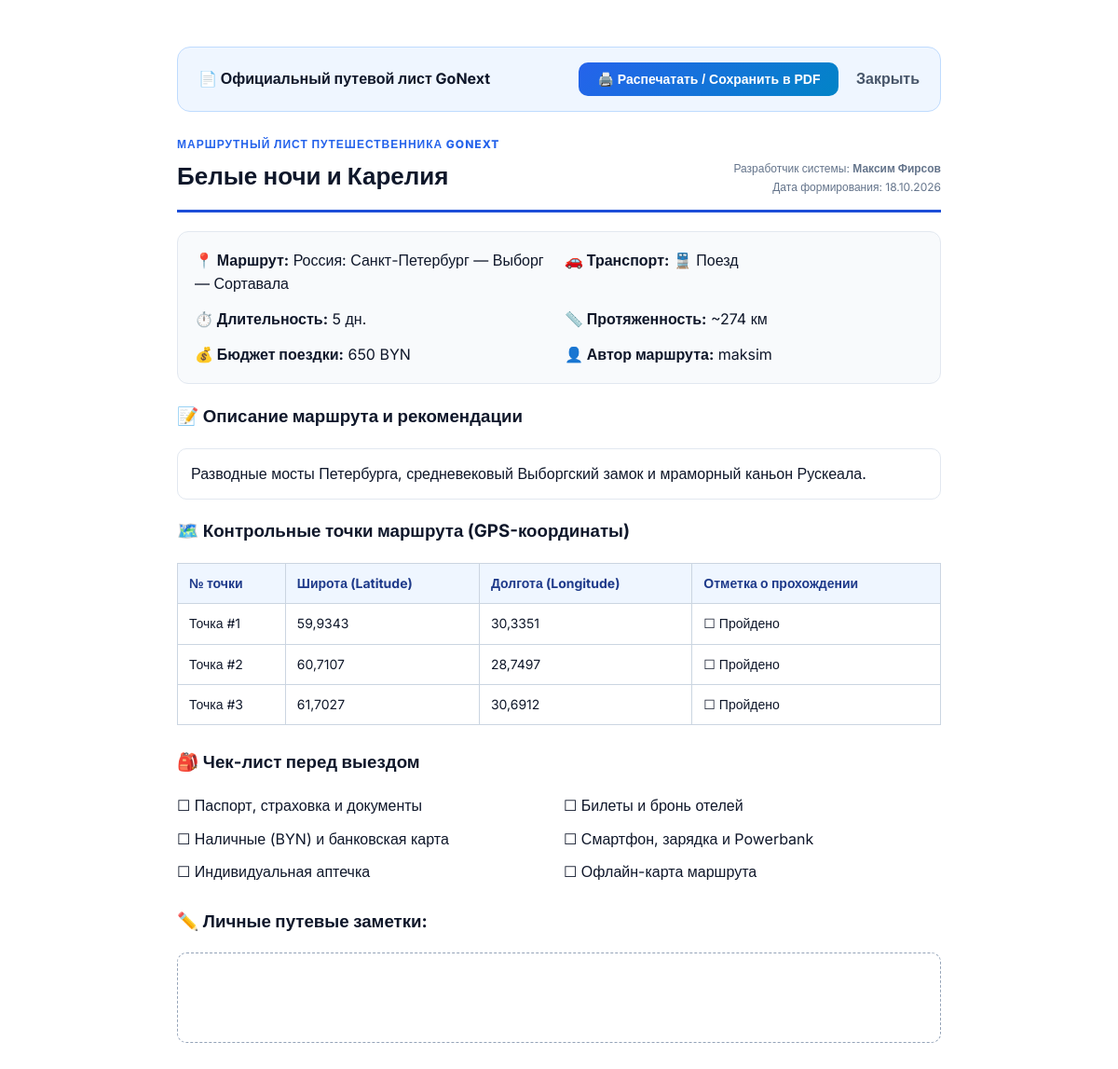
The app's page /print/21/ with its own data.
### routes/models.py (models this page shows, shortened)
class Route(models.Model):
    TRANSPORT_CHOICES = [
        ('car', '🚗 Автомобиль'),
        ('plane', '✈️ Самолёт'),
        ('train', '🚆 Поезд'),
        ('bus', '🚌 Автобус'),
        ('Active', '🚲 Пешком / Велосипед'),
    ]
    CURRENCY_CHOICES = [
        ('BYN', 'BYN (Бел. рубль)'),
        ('USD', 'USD (Доллар)'),
        ('EUR', 'EUR (Евро)'),
    ]
    author = models.ForeignKey(User, on_delete=models.CASCADE, verbose_name="Автор маршрута")
    title = models.CharField(max_length=200, verbose_name="Название маршрута")
    country_and_points = models.CharField(max_length=300, verbose_name="Страна и точки маршрута")
    days = models.PositiveIntegerField(default=1, verbose_name="Длительность (дней)")
    budget = models.PositiveIntegerField(default=500, verbose_name="Бюджет")
    currency = models.CharField(max_length=5, choices=CURRENCY_CHOICES, default='BYN', verbose_name="Валюта")
    transport = models.CharField(max_length=20, choices=TRANSPORT_CHOICES, default='car', verbose_name="Вид транспорта")
    description = models.TextField(verbose_name="Описание маршрута")
    image_url = models.URLField(max_length=500, blank=True, null=True, verbose_name="Ссылка на фото (URL)")
    latitude = models.FloatField(default=53.9006, verbose_name="Широта старта")
    longitude = models.FloatField(default=27.5590, verbose_name="Долгота старта")
    waypoints = models.TextField(default='[]', verbose_name="Все точки маршрута (JSON)")
    distance_km = models.PositiveIntegerField(default=0, verbose_name="Протяженность (км)")
    favorites = models.ManyToManyField(User, related_name='favorite_routes', blank=True, verbose_name="Избранное")
    created_at = models.DateTimeField(auto_now_add=True, verbose_name="Дата создания")
    class Meta:
        verbose_name = "Маршрут GoNext"
        verbose_name_plural = "Маршруты GoNext"
        ordering = ['-created_at']

### routes/views.py (the view)
# urls.py: path('print/<int:route_id>/', views.print_route, name='print_route'),
def print_route(request, route_id):
    route = get_object_or_404(Route, id=route_id)
    try:
        points = json.loads(route.waypoints)
    except Exception:
        points = [[route.latitude, route.longitude]]
    return render(request, 'routes/print_route.html', {'route': route, 'points': points})

### routes/templates/routes/print_route.html (shortened to what this page needs)
<!DOCTYPE html>
<html lang="ru">
<head>
</head>
<body>
    <div class="top-bar no-print">
        <div><b>📄 Официальный путевой лист GoNext</b></div>
        <div>
            <button class="btn-print" onclick="window.print()">🖨️ Распечатать / Сохранить в PDF</button>
            <a href="{% url 'index' %}" style="margin-left:14px; color:#475569; text-decoration:none; font-weight:600;">Закрыть</a>
        </div>
    </div>
    <div class="header-box">
        <div>
            <div style="font-size:12px; color:#2563eb; font-weight:800; letter-spacing:1px;">МАРШРУТНЫЙ ЛИСТ ПУТЕШЕСТВЕННИКА GONEXT</div>
            <h1 style="margin:4px 0 0 0; font-size:26px;">{{ route.title }}</h1>
        </div>
        <div style="text-align:right; font-size:12px; color:#64748b;">
            Разработчик системы: <b>Максим Фирсов</b><br>
            Дата формирования: {% now "d.m.Y" %}
        </div>
    </div>
    <div class="grid-info">
        <div><b>📍 Маршрут:</b> {{ route.country_and_points }}</div>
        <div><b>🚗 Транспорт:</b> {{ route.get_transport_display }}</div>
        <div><b>⏱️ Длительность:</b> {{ route.days }} дн.</div>
        <div><b>📏 Протяженность:</b> ~{{ route.distance_km }} км</div>
        <div><b>💰 Бюджет поездки:</b> {{ route.budget }} {{ route.currency }}</div>
        <div><b>👤 Автор маршрута:</b> {{ route.author.username }}</div>
    </div>
    <h3>📝 Описание маршрута и рекомендации</h3>
    <p style="background:#fff; padding:14px; border:1px solid #e2e8f0; border-radius:10px;">{{ route.description }}</p>
    <h3>🗺️ Контрольные точки маршрута (GPS-координаты)</h3>
    <table>
        <thead>
            <tr>
                <th>№ точки</th>
                <th>Широта (Latitude)</th>
                <th>Долгота (Longitude)</th>
                <th>Отметка о прохождении</th>
            </tr>
        </thead>
        <tbody>
            {% for pt in points %}
                <tr>
                    <td>Точка #{{ forloop.counter }}</td>
                    <td>{{ pt.0 }}</td>
                    <td>{{ pt.1 }}</td>
                    <td>☐ Пройдено</td>
                </tr>
            {% endfor %}
        </tbody>
    </table>
    <h3>🎒 Чек-лист перед выездом</h3>
    <div class="checklist">
        <div>☐ Паспорт, страховка и документы</div>
        <div>☐ Билеты и бронь отелей</div>
        <div>☐ Наличные ({{ route.currency }}) и банковская карта</div>
        <div>☐ Смартфон, зарядка и Powerbank</div>
        <div>☐ Индивидуальная аптечка</div>
        <div>☐ Офлайн-карта маршрута</div>
    </div>
    <h3 style="margin-top:25px;">✏️ Личные путевые заметки:</h3>
    <div style="border:1.5px dashed #94a3b8; height:95px; border-radius:10px;"></div>
</body>
</html>

### routes/templates/routes/print_route.html (style rules this page uses)
body { font-family: 'Inter', sans-serif; color: #0f172a; max-width: 820px; margin: 30px auto; padding: 20px; line-height: 1.6; }
.top-bar { display: flex; justify-content: space-between; align-items: center; background: #eff6ff; padding: 16px 22px; border-radius: 14px; margin-bottom: 25px; border: 1px solid #bfdbfe; }
.btn-print { background: linear-gradient(135deg, #2563eb 0%, #0284c7 100%); color: white; border: none; padding: 10px 20px; border-radius: 10px; font-weight: 700; cursor: pointer; font-size: 14px; }
.header-box { border-bottom: 3px solid #1d4ed8; padding-bottom: 15px; margin-bottom: 20px; display: flex; justify-content: space-between; align-items: flex-end; }
.grid-info { display: grid; grid-template-columns: repeat(2, 1fr); gap: 12px; background: #f8fafc; padding: 18px; border-radius: 12px; border: 1px solid #e2e8f0; margin-bottom: 20px; }
table { width: 100%; border-collapse: collapse; margin: 15px 0 25px 0; }
th, td { border: 1px solid #cbd5e1; padding: 10px 12px; text-align: left; font-size: 14px; }
th { background: #eff6ff; color: #1e3a8a; }
.checklist { display: grid; grid-template-columns: repeat(2, 1fr); gap: 10px; margin-top: 10px; }

### records on screen
Route: title "Белые ночи и Карелия", country_and_points "Россия: Санкт-Петербург — Выборг — Сортавала", transport "🚆 Поезд", days "5", distance_km "274", budget "650", currency "BYN", author.username "maksim", description "Разводные мосты Петербурга, средневековый Выборгский замок и мраморный каньон Рускеала."

### other values on screen
{{ pt.0 }} "59,9343" "60,7107" "61,7027"
{{ pt.1 }} "30,3351" "28,7497" "30,6912"
